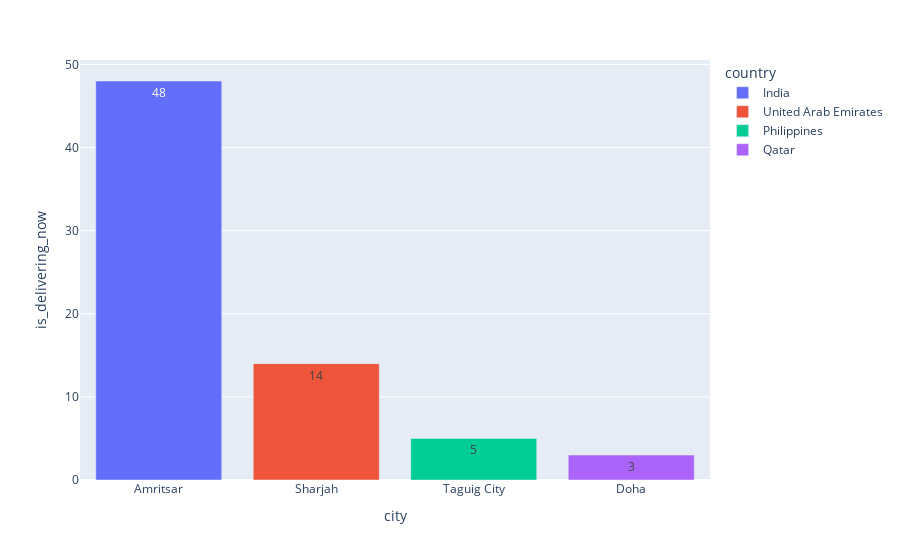

Write notebook code for a chart like this one.
### Markdown cell above
##### Primeira Cidade de cada país com maior quantidade de restaurantes que fazem entregas

### Code cell
fig5 = px.bar(cidade_restaurantes_entregas_2, x = 'city', y = 'is_delivering_now', color = 'country', text = 'is_delivering_now')

fig5

### Figure 1 — Plotly figure (JSON) as saved in the notebook; plotly's stock layout.template omitted (floating-point values rounded to 4 significant figures)
{"data": [{"alignmentgroup": "True", "hovertemplate": "country=India<br>city=%{x}<br>is_delivering_now=%{text}<extra></extra>", "legendgroup": "India", "marker": {"color": "#636efa", "pattern": {"shape": ""}}, "name": "India", "offsetgroup": "India", "orientation": "v", "showlegend": true, "text": [48], "textposition": "auto", "type": "bar", "x": ["Amritsar"], "xaxis": "x", "y": [48], "yaxis": "y"}, {"alignmentgroup": "True", "hovertemplate": "country=United Arab Emirates<br>city=%{x}<br>is_delivering_now=%{text}<extra></extra>", "legendgroup": "United Arab Emirates", "marker": {"color": "#EF553B", "pattern": {"shape": ""}}, "name": "United Arab Emirates", "offsetgroup": "United Arab Emirates", "orientation": "v", "showlegend": true, "text": [14], "textposition": "auto", "type": "bar", "x": ["Sharjah"], "xaxis": "x", "y": [14], "yaxis": "y"}, {"alignmentgroup": "True", "hovertemplate": "country=Philippines<br>city=%{x}<br>is_delivering_now=%{text}<extra></extra>", "legendgroup": "Philippines", "marker": {"color": "#00cc96", "pattern": {"shape": ""}}, "name": "Philippines", "offsetgroup": "Philippines", "orientation": "v", "showlegend": true, "text": [5], "textposition": "auto", "type": "bar", "x": ["Taguig City"], "xaxis": "x", "y": [5], "yaxis": "y"}, {"alignmentgroup": "True", "hovertemplate": "country=Qatar<br>city=%{x}<br>is_delivering_now=%{text}<extra></extra>", "legendgroup": "Qatar", "marker": {"color": "#ab63fa", "pattern": {"shape": ""}}, "name": "Qatar", "offsetgroup": "Qatar", "orientation": "v", "showlegend": true, "text": [3], "textposition": "auto", "type": "bar", "x": ["Doha"], "xaxis": "x", "y": [3], "yaxis": "y"}], "layout": {"autosize": true, "barmode": "relative", "legend": {"title": {"text": "country"}, "tracegroupgap": 0}, "margin": {"t": 60}, "xaxis": {"anchor": "y", "autorange": true, "domain": [0, 1], "range": [-0.5, 3.5], "title": {"text": "city"}, "type": "category"}, "yaxis": {"anchor": "x", "autorange": true, "domain": [0, 1], "range": [0, 50.53], "title": {"text": "is_delivering_now"}, "type": "linear"}}}
